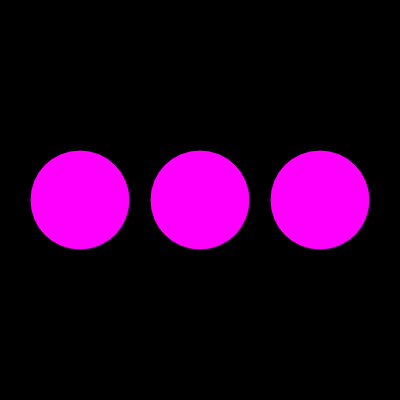
Frame 1 (no input)
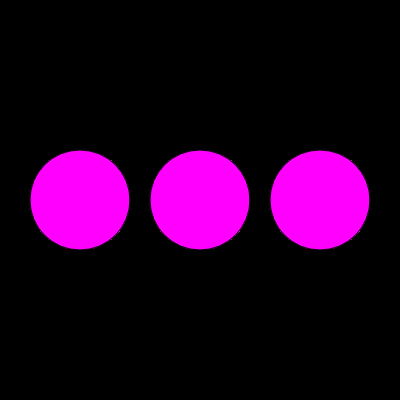
Frame 60 (no input)
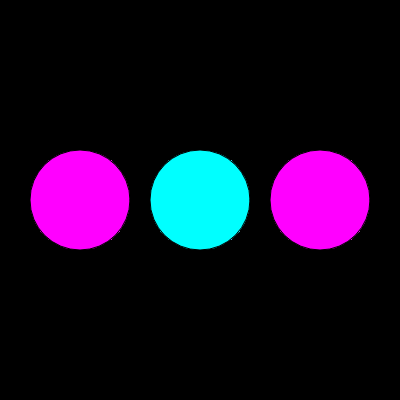
Frame 120 (the mouse pressed at the canvas centre since frame 60)

The p5.js sketch that drew these frames (run headless with seeded random() and noise() and a simulated clock; from frame 60 on, the mouse is pressed at the canvas centre):

// p5.js sketch
// ── sketch.js
/**
 * Using arrays would be better!
 */
let circle1X = 80;
let circle2X = 200;
let circle3X = 320;
const CIRCLE_SIZE = 100;
const CIRCLE_Y = 200;

function setup() {
    createCanvas(400, 400);
    background(0);
}

function draw() {
    fill(getFillColour(circle1X));
    circle(circle1X, CIRCLE_Y, CIRCLE_SIZE);

    fill(getFillColour(circle2X));
    circle(circle2X, CIRCLE_Y, CIRCLE_SIZE);

    fill(getFillColour(circle3X));
    circle(circle3X, CIRCLE_Y, CIRCLE_SIZE);

}

/**
 * Gets the fill colour of the circle with the given x coordinate.
 * @param {number} x The circle's X coordinate
 * @returns {color} A colour object
 */
function getFillColour(x) {
    if (isMouseOverCircle(x)) {
        return color(0, 255, 255);
    }
    else {
        return color(255, 0, 255);
    }
}

/**
 * Checks if the mouse is over the circle at the given x coordinate.
 * 
 * This function is the simplest solution for the specific task but is 
 * not particularly flexible due to the use of the CIRCLE_Y and CIRCLE_SIZE
 * global variables.
 * @param {number} x The circle's x coordinate
 * @returns {boolean}
 */
function isMouseOverCircle(x) {
    return mouseX >= x - CIRCLE_SIZE / 2 && mouseX <= x + CIRCLE_SIZE / 2 && mouseY >= CIRCLE_Y - CIRCLE_SIZE / 2 && mouseY <= CIRCLE_Y + CIRCLE_SIZE / 2;
}
// ── functionWithArgs.html
<!DOCTYPE html>
<html lang="en">
  <head>
    <meta charset="utf-8" />
    <meta name="viewport" content="width=device-width, initial-scale=1.0">

    <title>W11 Lecture 1 - functionWithArgs</title>

    <link rel="stylesheet" type="text/css" href="./lib/main-styles.css">

    <script src="./lib/libraries/p5.min.js"></script>
  </head>

  <body>
    <script src="sketch.js"></script>
  </body>
</html>
